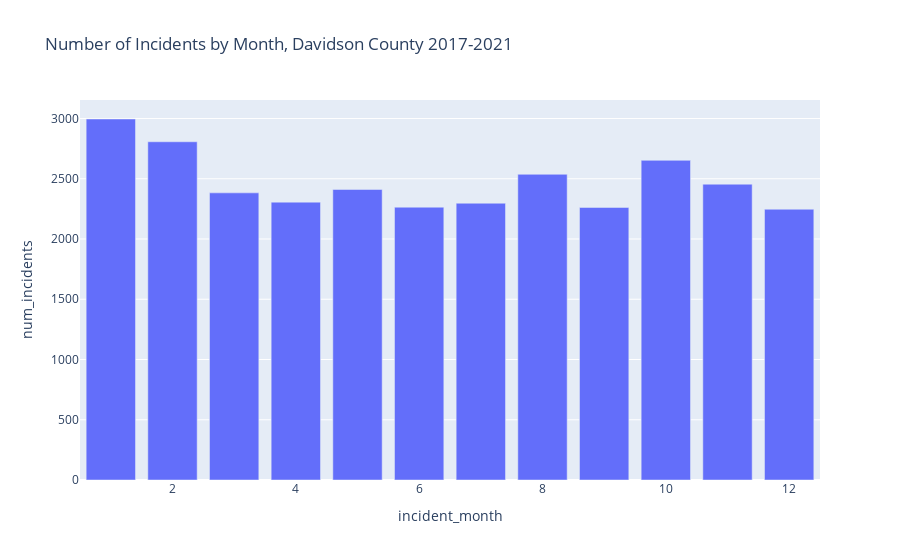

The cell this chart's notebook holds for it:
### Code cell
fig = px.bar(incidents_by_month, x='incident_month', y='num_incidents', title='Number of Incidents by Month, Davidson County 2017-2021')
fig.show()
fig.write_html('incidents_by_month.html')

### Figure 1 — Plotly figure (JSON) as saved in the notebook; plotly's stock layout.template omitted (floating-point values rounded to 4 significant figures)
{"data": [{"alignmentgroup": "True", "hovertemplate": "incident_month=%{x}<br>num_incidents=%{y}<extra></extra>", "legendgroup": "", "marker": {"color": "#636efa", "pattern": {"shape": ""}}, "name": "", "offsetgroup": "", "orientation": "v", "showlegend": false, "textposition": "auto", "type": "bar", "x": [10, 6, 11, 1, 8, 4, 12, 5, 3, 7, 9, 2], "xaxis": "x", "y": [2653, 2264, 2455, 2996, 2537, 2306, 2247, 2411, 2383, 2297, 2262, 2807], "yaxis": "y"}], "layout": {"barmode": "relative", "legend": {"tracegroupgap": 0}, "title": {"text": "Number of Incidents by Month, Davidson County 2017-2021"}, "xaxis": {"anchor": "y", "domain": [0, 1], "title": {"text": "incident_month"}}, "yaxis": {"anchor": "x", "domain": [0, 1], "title": {"text": "num_incidents"}}}}
